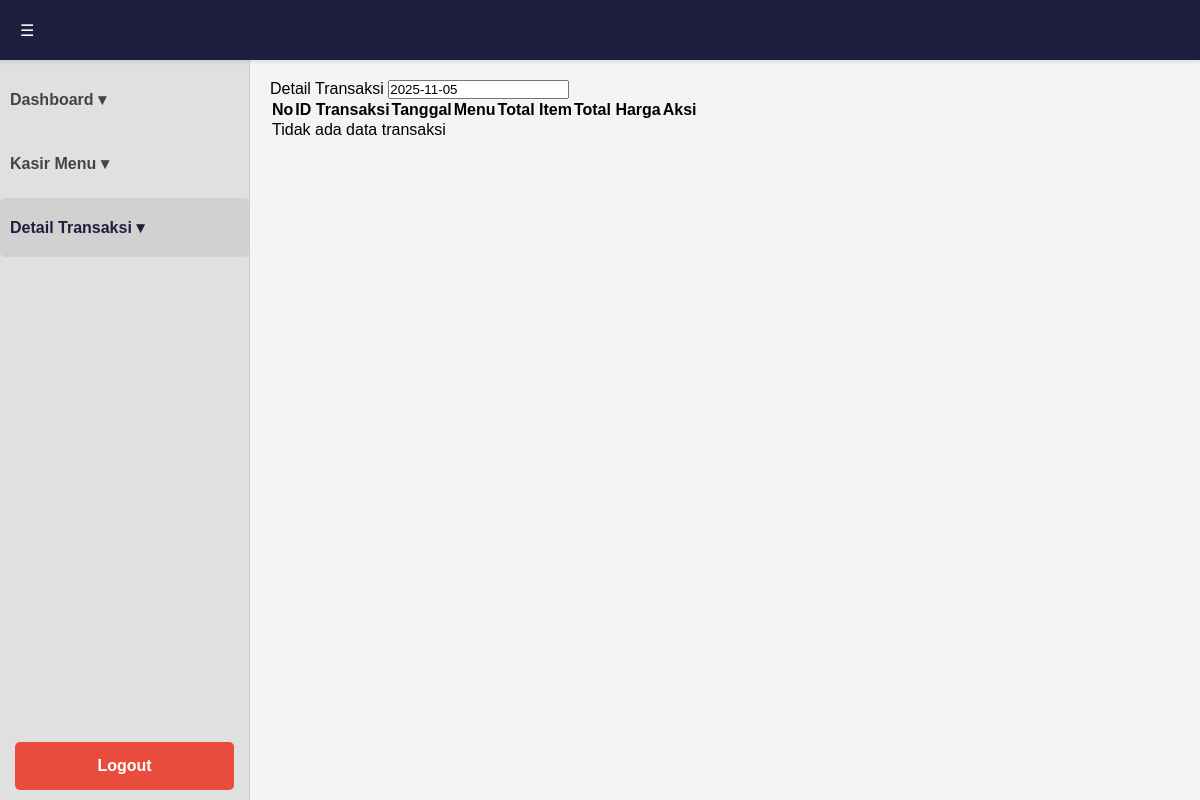
/detail_transaksi.php (signed in), run on an earlier commit of the app's database.
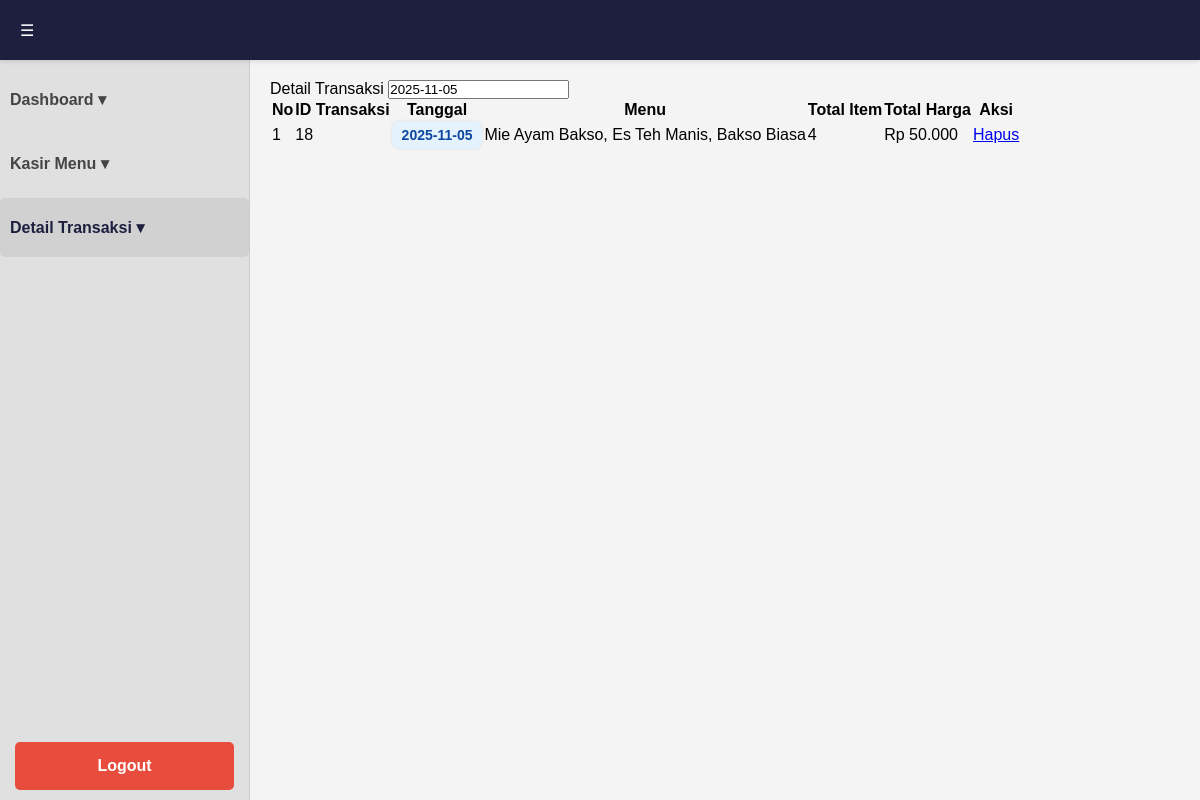
And on a later commit of the database.
### tables this page shows
CREATE TABLE `transaksi` (
  `id` int(11) NOT NULL,
  `total_bayar` int(11) NOT NULL,
  `tanggal` timestamp NOT NULL DEFAULT current_timestamp()
);

### detail_transaksi.php (the view, shortened to what this page needs)
<?php
require_once __DIR__ . '/config/db_config.php';
$stmt = $pdo->query("
    SELECT
        t.id AS id_transaksi,
        DATE(t.tanggal) AS tanggal,
        GROUP_CONCAT(m.nama SEPARATOR ', ') AS menu,
        SUM(d.quantity) AS total_jumlah,
        SUM(d.subtotal) AS total_harga
    FROM detail_transaksi d
    JOIN transaksi t ON d.transaksi_id = t.id
    JOIN menu m ON d.menu_id = m.id
    GROUP BY t.id, DATE(t.tanggal)
    ORDER BY t.id DESC
");
$data = $stmt->fetchAll(PDO::FETCH_ASSOC);
?>
<!DOCTYPE html>
<html lang="id">
<head>
    <link rel="stylesheet" href="assets/style.css">
</head>
<body>
    <div class="header">
        <div class="menu-icon">☰</div>
    </div>
    <div class="container">
        <div class="sidebar">
            <a href="dashboard.php" class="sidebar-item">Dashboard ▾</a>
            <a href="kasir.php" class="sidebar-item">Kasir Menu ▾</a>
            <a href="detail_transaksi.php" class="sidebar-item active">Detail Transaksi ▾</a>
            <div class="logout-btn" onclick="location.href='logout.php'">Logout</div>
        </div>
        <div class="main-content">
            <div class="card">
                <div class="card-header">
                    <span>Detail Transaksi</span>
                    <input type="text" value="<?= date('Y-m-d') ?>" readonly>
                </div>
                <table class="detail-table">
                    <tr>
                        <th>No</th>
                        <th>ID Transaksi</th>
                        <th>Tanggal</th>
                        <th>Menu</th>
                        <th>Total Item</th>
                        <th>Total Harga</th>
                        <th>Aksi</th>
                    </tr>
                    <?php if ($data): ?>
                        <?php $no = 1; foreach ($data as $row): ?>
                        <tr>
                            <td><?= $no++ ?></td>
                            <td><?= htmlspecialchars($row['id_transaksi']) ?></td>
                            <td><span class="date-badge"><?= htmlspecialchars($row['tanggal']) ?></span></td>
                            <td><?= htmlspecialchars($row['menu']) ?></td>
                            <td><?= htmlspecialchars($row['total_jumlah']) ?></td>
                            <td>Rp <?= number_format($row['total_harga'], 0, ',', '.') ?></td>
                            <td><a href="detail_transaksi.php?delete=<?= $row['id_transaksi'] ?>" onclick="return confirm('Yakin ingin menghapus transaksi ini?')" class="btn-delete">Hapus</a></td>
                        </tr>
                        <?php endforeach; ?>
                    <?php else: ?>
                        <tr><td colspan="7">Tidak ada data transaksi</td></tr>
                    <?php endif; ?>
                </table>
            </div>
        </div>
    </div>
</body>
</html>

What changed in the data, as far as the page shows it:
added transaksi: id "18", tanggal "2025-11-05", menu "Mie Ayam Bakso, Es Teh Manis, Bakso Biasa", total_jumlah "4", total_harga "50.000"
Also different on the page:
text no longer shown: "Tidak ada data transaksi"
